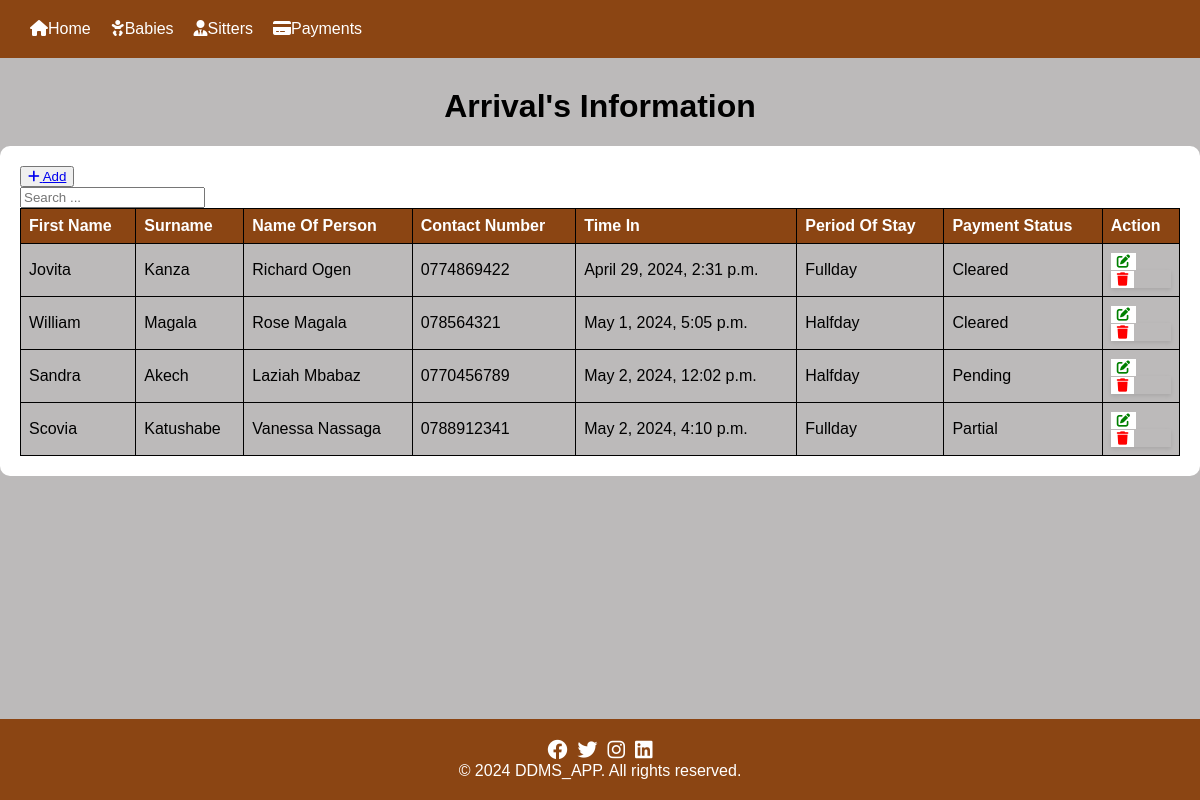
The page /arrival_list/ on the database as committed earlier.
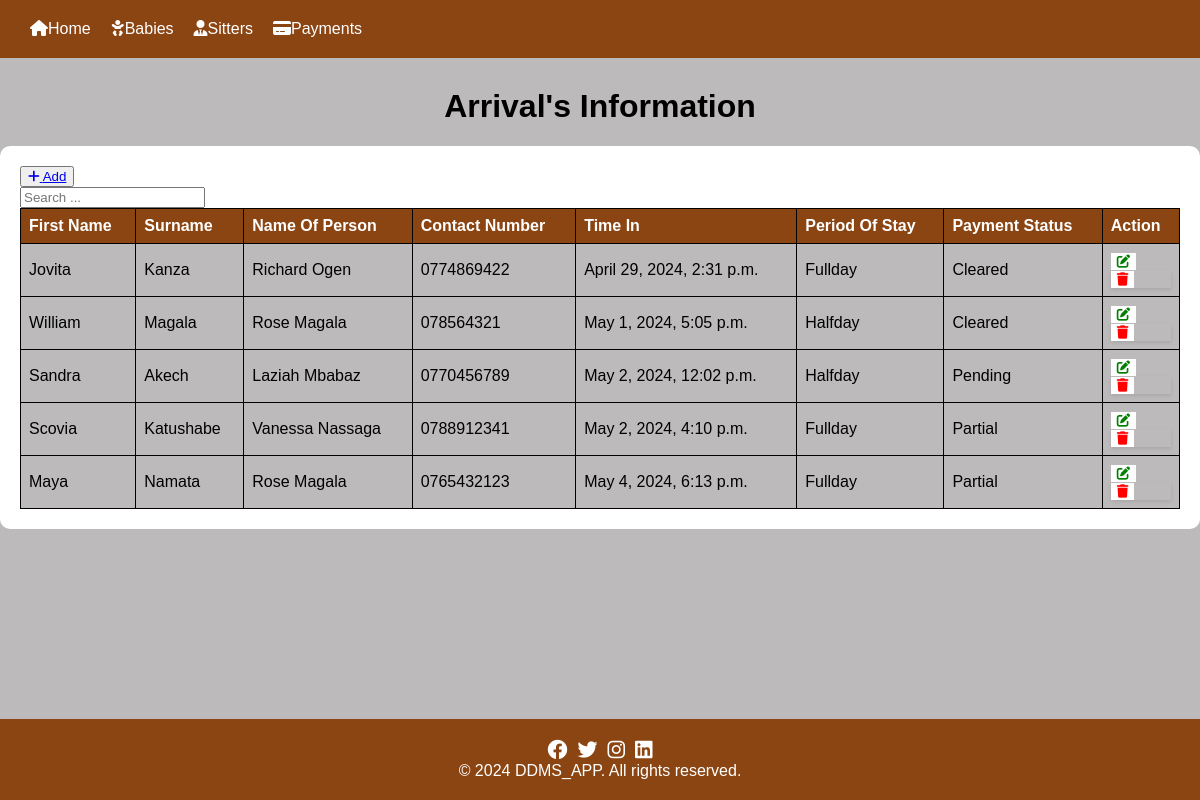
The same page on the database as committed later.
### ddms_app/models.py (models this page shows, shortened)
class Arrival(models.Model):
    PERIOD = (
        ('Halfday', 'Halfday'),
        ('Fullday', 'Fullday'),
    )
    STATUS = (
        ('Pending', 'Pending'),
        ('Cleared', 'Cleared'),
        ('Partial', 'Partial'),
    )
    first_name = models.CharField(max_length=50, blank=True,null=True)
    last_name = models.CharField(max_length=50, blank=True, null=True)
    name_person = models.CharField(max_length=50, blank=True, null=True)
    person_contact = models.CharField(max_length=50, blank=True, null=True)
    time_in = models.DateTimeField(auto_now_add = True, blank=True, null=True)
    period_of_stay = models.CharField(max_length=20, blank=True, null=True, choices=PERIOD)
    payment_status = models.CharField(max_length=20, blank=True, null=True, choices=STATUS )

### ddms_app/views.py (the view)
# urls.py: path('arrival_list/', views.arrival_list, name='arrival_list'),
def arrival_list(request):
    records = Arrival.objects.all()
    return render(request, 'arrival_list.html', {'records': records})

### ddms_app/templates/arrival_list.html (shortened to what this page needs)
{% extends  'base.html' %}
{% block content%}
    <h1>Arrival's Information</h1>
    <div class="mt-4 p-5 bg-secondary text-white rounded">
        <table class="table table-striped table-bordered">
            <div class="mb-3">
                <button><a href="{% url 'add_arrival' %}" class="btn btn-success">
                    <i class="fas fa-plus"></i> Add
                </a></button>
                <form class="button" style="  box-shadow: 0px; padding: 0px; border-radius: 0px; margin: 0px; max-width: 200px;" method="GET" action="{% url 'arrivals_list' %}">
                    <input type="text" name="search" class="form-control" placeholder="Search ...">
                </form>
            </div>
            <thead>
                <tr>
                    <th>First Name</th>
                    <th>Surname</th>
                    <th>Name Of Person</th>
                    <th>Contact Number</th>
                    <th>Time In</th>
                    <th>Period Of Stay</th>
                    <th>Payment Status</th>
                    <th>Action</th>
                </tr>
            </thead>
            <tbody>
                {% for arrival in records %}
                <tr>
                    <td>{{ arrival.first_name }}</td>
                    <td>{{ arrival.last_name }}</td>
                    <td>{{ arrival.name_person }}</td>
                    <td>{{ arrival.person_contact }}</td>
                    <td>{{ arrival.time_in }}</td>
                    <td>{{ arrival.period_of_stay }}</td>
                    <td>{{ arrival.payment_status }}</td>
                <td>
                    <button type="submit"><a href="{% url 'edit_arrival' arrival.id %}" class="btn btn-danger"><i class="fas fa-edit"></i></a></button>
                            <form style="  box-shadow: 0px;padding: 0px; border-radius: 0px; margin: 0px;"  action="{% url 'delete_arrival' arrival.id %}" method="post" onsubmit="return confirm('Are you sure you want to delete this record?');">
                                <button   class="btn btn-danger"><i class="fas fa-trash"></i></button>
                            </form>
                        </td>
                    </tr>
                {% endfor %}
            </tbody>
        </table>
    </div>
    {% endblock %}

Rows that differ between the two databases and show on the page:
added Arrival: first_name "Maya", last_name "Namata", name_person "Rose Magala", person_contact "0765432123", time_in "May 4, 2024, 6:13 p.m.", period_of_stay "Fullday", payment_status "Partial"
